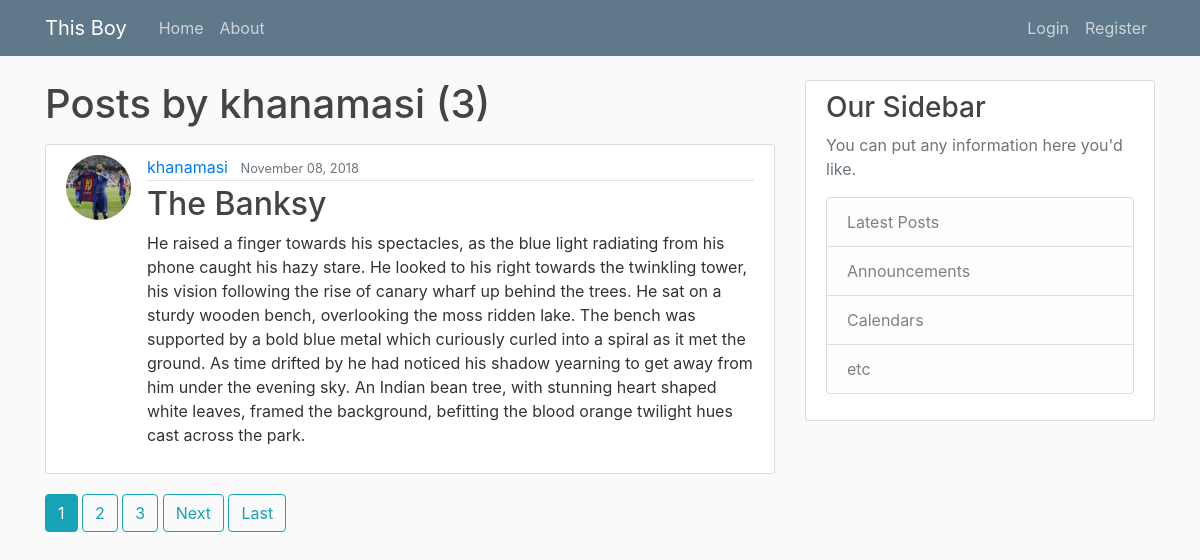
Page /user/khanamasi/ on the committed database.
### blog/models.py (models this page shows, shortened)
class Post (models.Model):
    title       = models.CharField(max_length=100)
    content     = models.TextField()
    date_posted = models.DateTimeField(default=timezone.now)
    author      = models.ForeignKey(User, on_delete=models.CASCADE)

### users/models.py (models this page shows, shortened)
class Profile(models.Model):
    user  = models.OneToOneField(User, on_delete=models.CASCADE)
    image = models.ImageField(default='default.jpg', upload_to='profile_pics')

### blog/views.py (the view)
# urls.py: path('user/<str:username>/', UserPostListView.as_view(), name='user-posts'),
class UserPostListView(ListView):
    model = Post
    template_name = 'blog/user_posts.html' #<app>/<model>_<viewtype>.html
    context_object_name = 'posts'
    paginate_by = 1
    def get_queryset(self):
        user = get_object_or_404(User, username=self.kwargs.get('username'))
        return Post.objects.filter(author=user).order_by('-date_posted')

### blog/templates/blog/user_posts.html (shortened to what this page needs)
{% extends "blog/base.html" %}
{% block content %}
    <h1 class="mb-3">Posts by {{ view.kwargs.username }} ({{ page_obj.paginator.count }})</h1>
    {% for post in posts %}
        <article class="media content-section">
            <img class="rounded-circle article-img" src="{{ post.author.profile.image.url }}">
          <div class="media-body">
            <div class="article-metadata">
              <a class="mr-2" href="{% url 'user-posts' post.author.username %}">{{ post.author }}</a>
              <small class="text-muted">{{ post.date_posted|date:"F d, Y" }}</small>
            </div>
            <h2><a class="article-title" href="{% url 'post-detail' post.id %}">{{ post.title }}</a></h2>
            <p class="article-content">{{ post.content }}</p>
          </div>
        </article>
    {% endfor %}
    {% if is_paginated %}
        {% for num in page_obj.paginator.page_range %}
            {% if page_obj.number == num %}
                <a class="btn btn-info mb-4" href="?page={{ num }}">{{ num }}</a>
            {% elif num > page_obj.number|add:'-3' and num < page_obj.number|add:'3' %}
                <a class="btn btn-outline-info mb-4" href="?page={{ num }}">{{ num }}</a>
            {% endif %}
        {% endfor %}
        {% if page_obj.has_next %}
            <a class="btn btn-outline-info mb-4" href="?page={{ page_obj.next_page_number }}">Next</a>
            <a class="btn btn-outline-info mb-4" href="?page={{ page_obj.paginator.num_pages }}">Last</a>
        {% endif %}
    {% endif %}
{% endblock content %}

### blog/static/blog/main.css (style rules this page uses)
body { background: #fafafa; color: #333333; margin-top: 5rem; }
h1, h2, h3, h4, h5, h6 { color: #444444; }
.content-section { background: #ffffff; padding: 10px 20px; border: 1px solid #dddddd; border-radius: 3px; margin-bottom: 20px; }
.article-title { color: #444444; }
.article-content { white-space: pre-line; }
.article-img { height: 65px; width: 65px; margin-right: 16px; }
.article-metadata { padding-bottom: 1px; margin-bottom: 4px; border-bottom: 1px solid #e3e3e3 }

### rows in the picture
Post: author.profile.image (picture), author "khanamasi", date_posted "November 08, 2018", title "The Banksy", content "He raised a finger towards his spectacles, as the blue light radiating from his phone caught his hazy stare. He looked to his right towards the twinkling tower, his vision following the rise of canary wharf up behind the trees. He sat on a sturdy wooden bench, overlooking the moss ridden lake. The bench was supported by a bold blue metal which curiously curled into a spiral as it met the ground. As time drifted by he had noticed his shadow yearning to get away from him under the evening sky. An Indian bean tree, with stunning heart shaped white leaves, framed the background, befitting the blood orange twilight hues cast across the park."

### other values in the picture
{{ view.kwargs.username }} "khanamasi"
{{ page_obj.paginator.count }} "3"
{{ num }} "1"
{{ num }} "2" "3"
